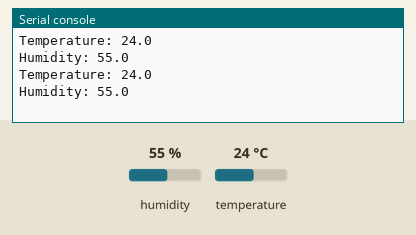
This program was run on a simulated MicroPython board. On the bench: the last lines printed to the serial console. The test bench sets the inputs (shaded band); at power-on: humidity 55 %, temperature 24 °C.

Above: at 1.2 s.
1.3 s: humidity set to 22 %
At 2.4 s:
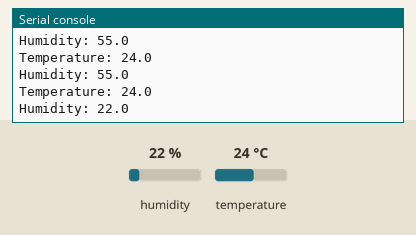
2.8 s: temperature set to 12 °C
At 3.9 s:
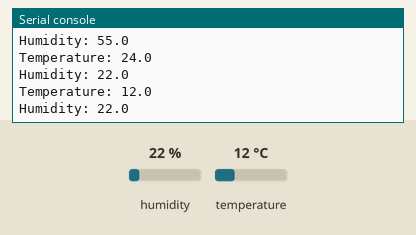
4.3 s: humidity set to 40 %
At 6.0 s:
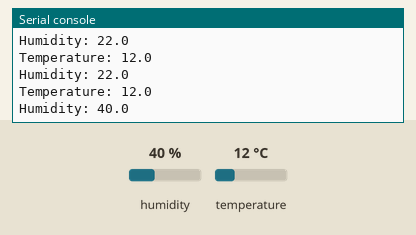
Timing chart, 0 to 7.5 s (numbered marks = the images above; inputs shaded):
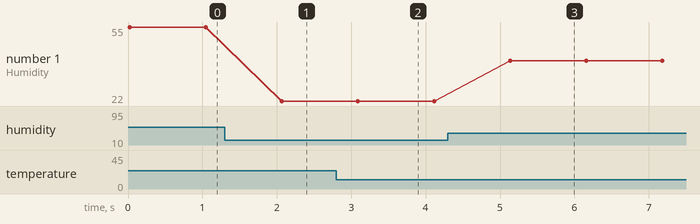

The program:

main.py
```python
# DHT example

import time
import machine
import dht

d = dht.DHT11(machine.Pin(6))
#d = dht.DHT22(machine.Pin(4))

while True:
  d.measure()
  print('Temperature: %.1f' % d.temperature())
  print('Humidity: %.1f' % d.humidity())
  time.sleep(1)
```

Measured:
- after the input at 1.3 s, the serial console: prints a new line after 0.77 s (image 1)
- after the input at 2.8 s, the serial console: prints a new line after 0.29 s (image 2)
- after the input at 4.3 s, the serial console: prints a new line after 0.84 s (image 3)
- plotted number 1: 55 → 22 after the input at 1.3 s, 22 → 40 after the input at 4.3 s
